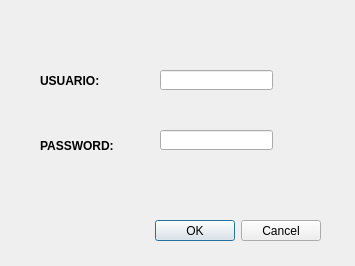
<?xml version="1.0" encoding="UTF-8"?>
<ui version="4.0">
 <class>Dialog</class>
 <widget class="QDialog" name="Dialog">
  <property name="geometry">
   <rect>
    <x>0</x>
    <y>0</y>
    <width>355</width>
    <height>266</height>
   </rect>
  </property>
  <property name="windowTitle">
   <string>Dialog</string>
  </property>
  <widget class="QDialogButtonBox" name="buttonBox">
   <property name="geometry">
    <rect>
     <x>90</x>
     <y>220</y>
     <width>231</width>
     <height>21</height>
    </rect>
   </property>
   <property name="orientation">
    <enum>Qt::Horizontal</enum>
   </property>
   <property name="standardButtons">
    <set>QDialogButtonBox::Cancel|QDialogButtonBox::Ok</set>
   </property>
  </widget>
  <widget class="QLabel" name="label">
   <property name="geometry">
    <rect>
     <x>40</x>
     <y>60</y>
     <width>91</width>
     <height>41</height>
    </rect>
   </property>
   <property name="font">
    <font>
     <weight>75</weight>
     <bold>true</bold>
    </font>
   </property>
   <property name="text">
    <string>USUARIO:</string>
   </property>
  </widget>
  <widget class="QLabel" name="label_2">
   <property name="geometry">
    <rect>
     <x>40</x>
     <y>130</y>
     <width>81</width>
     <height>31</height>
    </rect>
   </property>
   <property name="font">
    <font>
     <weight>75</weight>
     <bold>true</bold>
    </font>
   </property>
   <property name="text">
    <string>PASSWORD:</string>
   </property>
  </widget>
  <widget class="QLineEdit" name="campo_usuario">
   <property name="geometry">
    <rect>
     <x>160</x>
     <y>70</y>
     <width>113</width>
     <height>20</height>
    </rect>
   </property>
  </widget>
  <widget class="QLineEdit" name="campo_password">
   <property name="geometry">
    <rect>
     <x>160</x>
     <y>130</y>
     <width>113</width>
     <height>20</height>
    </rect>
   </property>
  </widget>
 </widget>
 <resources/>
 <connections>
  <connection>
   <sender>buttonBox</sender>
   <signal>accepted()</signal>
   <receiver>Dialog</receiver>
   <slot>accept()</slot>
   <hints>
    <hint type="sourcelabel">
     <x>248</x>
     <y>254</y>
    </hint>
    <hint type="destinationlabel">
     <x>157</x>
     <y>274</y>
    </hint>
   </hints>
  </connection>
  <connection>
   <sender>buttonBox</sender>
   <signal>rejected()</signal>
   <receiver>Dialog</receiver>
   <slot>reject()</slot>
   <hints>
    <hint type="sourcelabel">
     <x>316</x>
     <y>260</y>
    </hint>
    <hint type="destinationlabel">
     <x>286</x>
     <y>274</y>
    </hint>
   </hints>
  </connection>
 </connections>
</ui>
